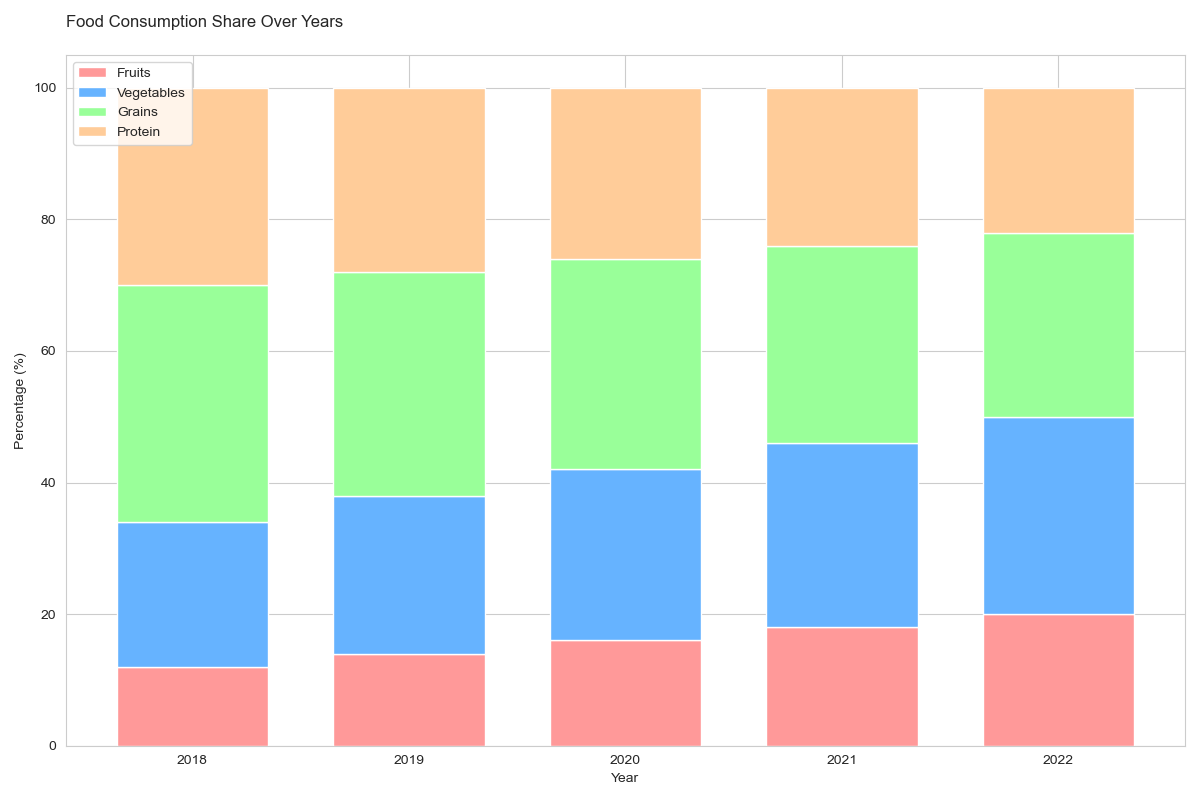

Write the Python code that produced this figure.

import seaborn as sns
import matplotlib.pyplot as plt
import pandas as pd

data = {
    'Year': [2018, 2019, 2020, 2021, 2022],
    'Fruits': [12, 14, 16, 18, 20],
    'Vegetables': [22, 24, 26, 28, 30],
    'Grains': [36, 34, 32, 30, 28],
    'Protein': [30, 28, 26, 24, 22]
}
df = pd.DataFrame(data)

df_pct = df.set_index('Year').apply(lambda x: x / x.sum() * 100, axis=1).reset_index()

fig, ax = plt.subplots(figsize=(12, 8))

colors = ['#FF9999', '#66B3FF', '#99FF99', '#FFCC99']

bottom = pd.Series([0] * len(df_pct))
for i, col in enumerate(df.columns[1:]):
    ax.bar(
        df_pct['Year'],
        df_pct[col],
        bottom=bottom,
        color=colors[i],
        edgecolor='white',
        width=0.7,
    )
    bottom += df_pct[col]

ax.set_xlabel('Year')
ax.set_ylabel('Percentage (%)')
plt.title('Food Consumption Share Over Years', pad=20, loc='left')

ax.set_xticks(df_pct['Year'])
ax.set_xticklabels(df_pct['Year'], rotation=0)
ax.legend(df.columns[1:], loc='upper left')

plt.tight_layout()
plt.show()
